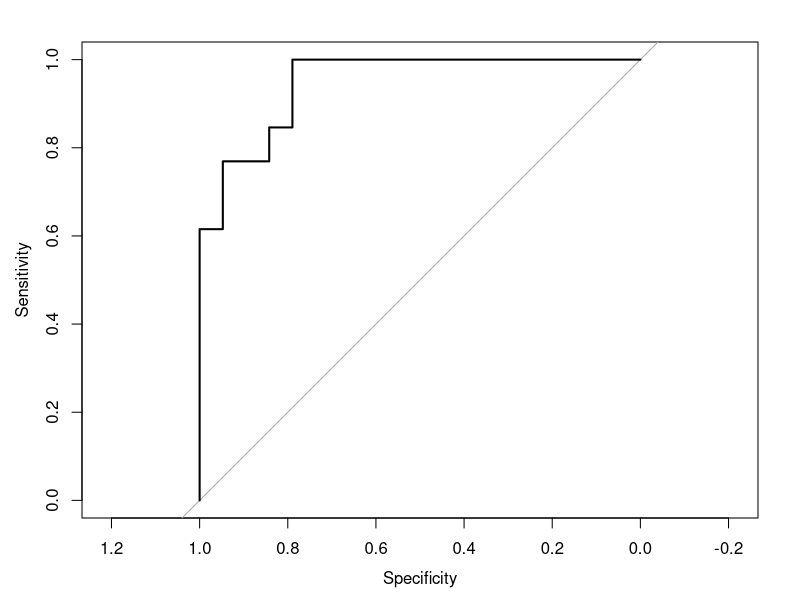

The R source for this figure:
#install necessary library

# Load the dataset
data(mtcars)

# Fit the logistic regression model
model <- glm(am ~ disp + hp, data = mtcars, family = binomial)

# Predict probabilities for each observation
mtcars$predicted_prob <- predict(model, type = "response")

# View the first few rows of the dataset with predicted probabilities
head(mtcars)


#Model parameters

# Load necessary library
library(caret)

# Create a confusion matrix
predicted_classes <- ifelse(mtcars$predicted_prob > 0.5, 1, 0)
confusionMatrix(as.factor(predicted_classes), as.factor(mtcars$am))



# Load necessary library
library(pROC)

# Calculate ROC curve and AUC
roc_curve <- roc(mtcars$am, mtcars$predicted_prob)
plot(roc_curve)
auc(roc_curve)

# View model summary
summary(model)


# Calculate McFadden's R-squared
null_model <- glm(am ~ 1, data = mtcars, family = binomial)
1 - logLik(model) / logLik(null_model)

#use model to predict new unseen data

# Example new data
new_data <- data.frame(disp = c(125, 180, 160, 185, 80), hp = c(91, 90, 108, 95, 60))

# Predict probabilities for new data
new_data$predicted_prob <- predict(model, newdata = new_data, type = "response")

# View the new data with predicted probabilities
print(new_data)





